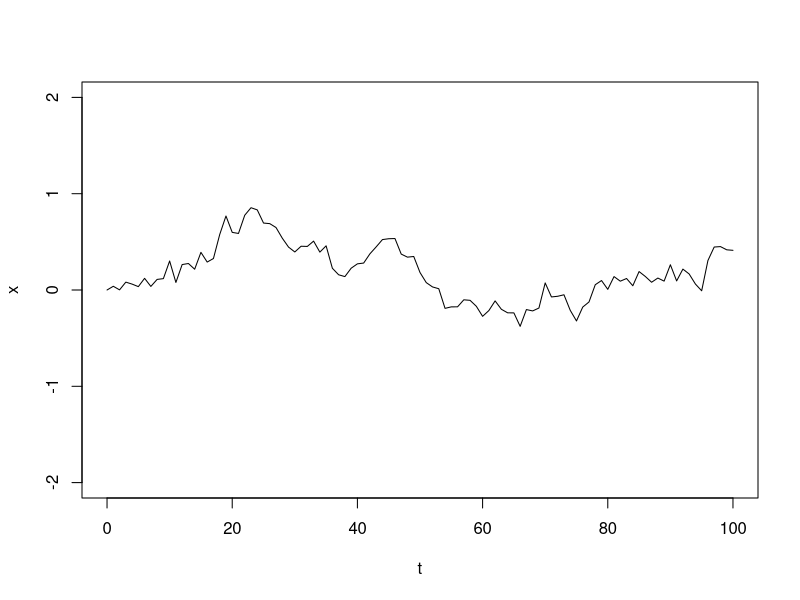
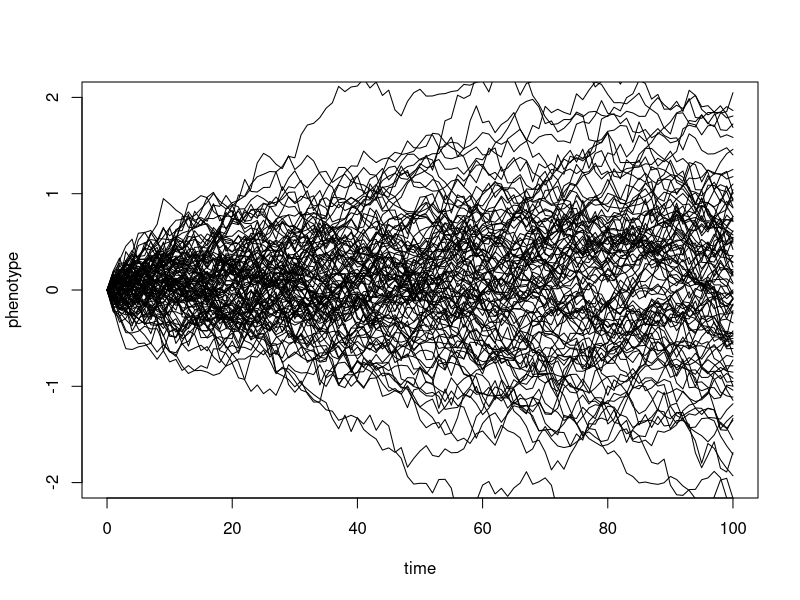
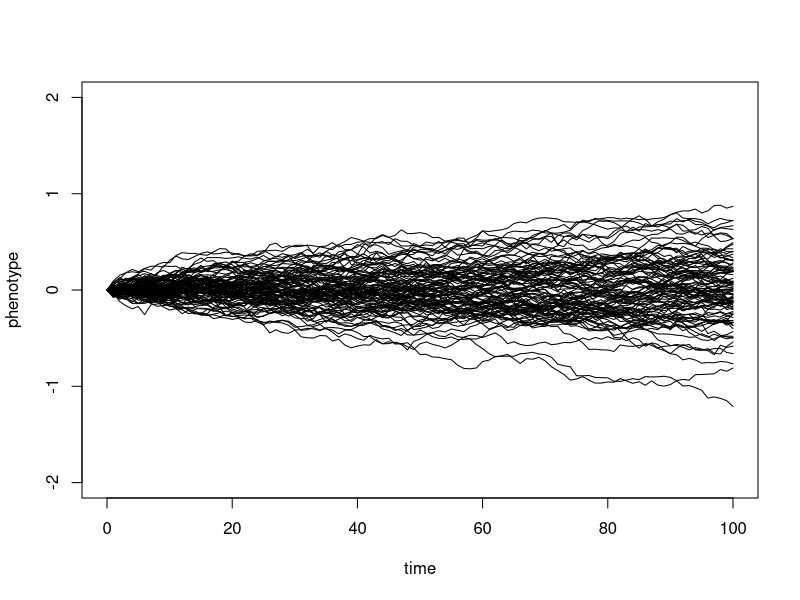
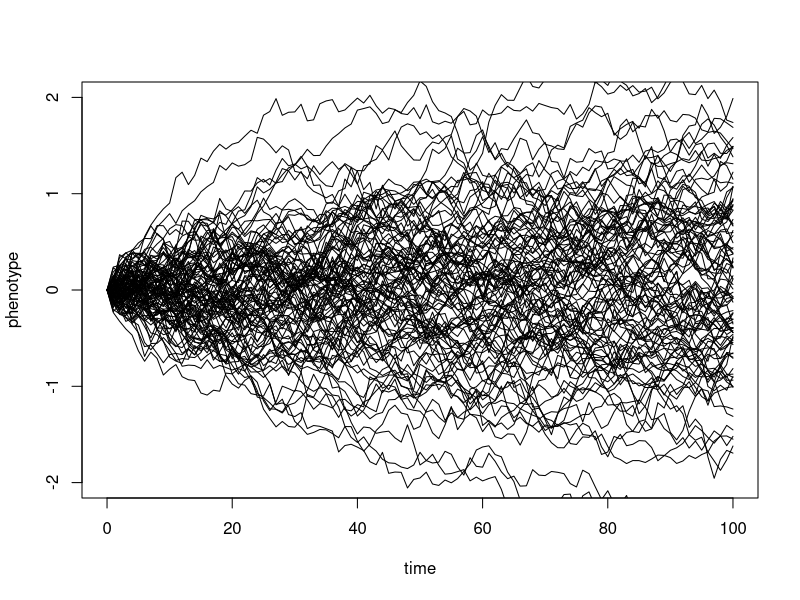
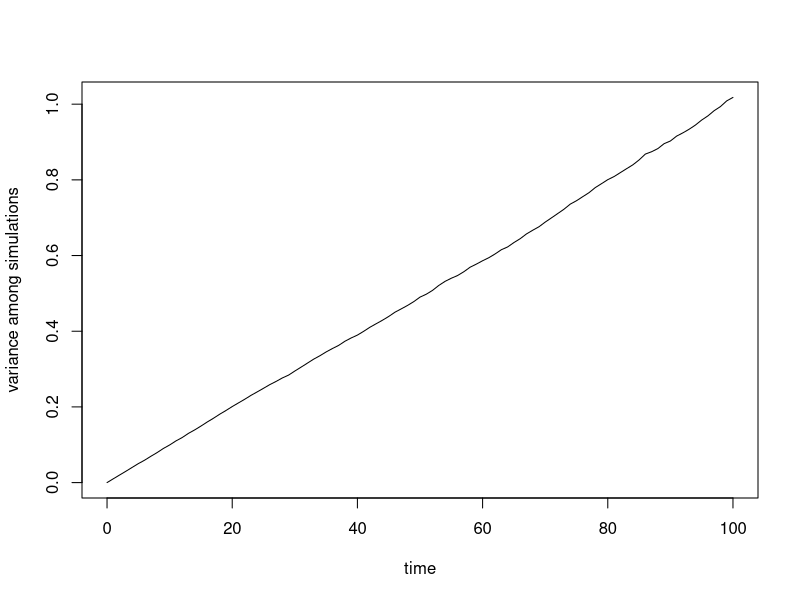
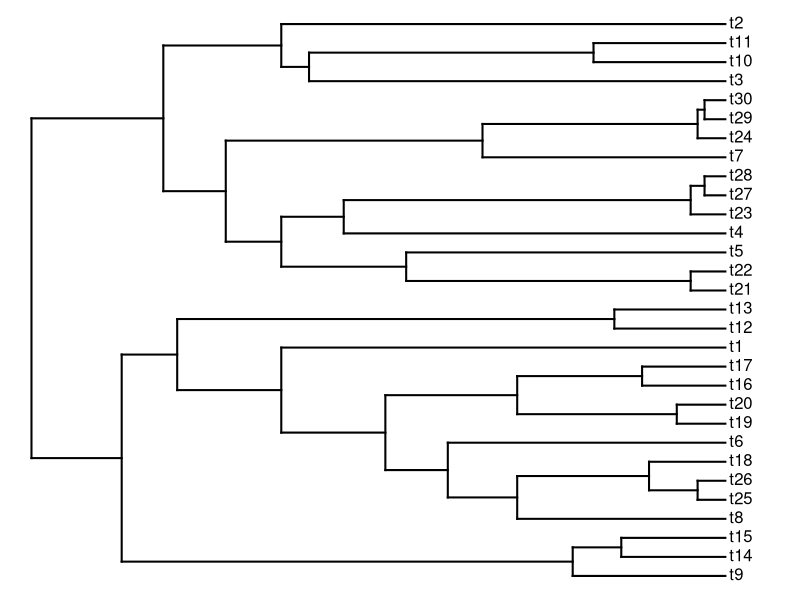
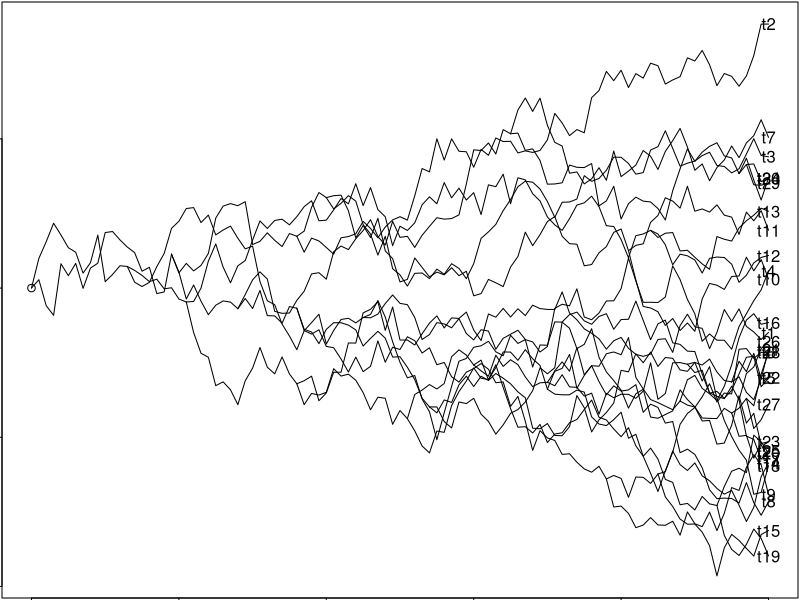
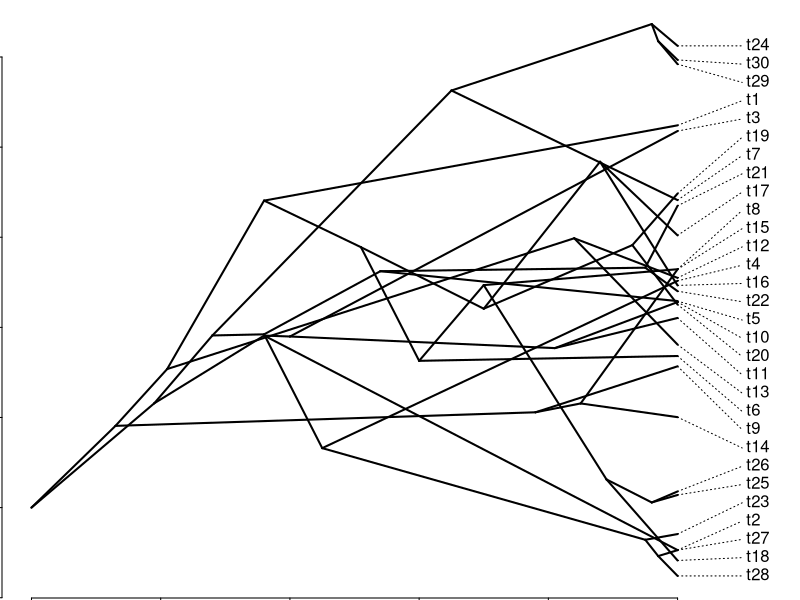

Here is the R script that generated these plots, in order:
require(phytools)
t <- 0:100  # time
sig2 <- 0.01
## first, simulate a set of random deviates
x <- rnorm(n = length(t) - 1, sd = sqrt(sig2))
## now compute their cumulative sum
x <- c(0, cumsum(x))
plot(t, x, type = "l", ylim = c(-2, 2))

nsim <- 100
X <- matrix(rnorm(n = nsim * (length(t) - 1), sd = sqrt(sig2)), nsim, length(t) - 
              1)
X <- cbind(rep(0, nsim), t(apply(X, 1, cumsum)))
plot(t, X[1, ], xlab = "time", ylab = "phenotype", ylim = c(-2, 2), type = "l")
apply(X[2:nsim, ], 1, function(x, t) lines(t, x), t = t)

X <- matrix(rnorm(n = nsim * (length(t) - 1), sd = sqrt(sig2/10)), nsim, length(t) - 
              1)
X <- cbind(rep(0, nsim), t(apply(X, 1, cumsum)))
plot(t, X[1, ], xlab = "time", ylab = "phenotype", ylim = c(-2, 2), type = "l")
apply(X[2:nsim, ], 1, function(x, t) lines(t, x), t = t)


X <- matrix(0, nsim, length(t))
for (i in 1:nsim) X[i, ] <- c(0, cumsum(rnorm(n = length(t) - 1, sd = sqrt(sig2))))
plot(t, X[1, ], xlab = "time", ylab = "phenotype", ylim = c(-2, 2), type = "l")
for (i in 1:nsim) lines(t, X[i, ])


nsim <- 10000
X <- matrix(rnorm(n = nsim * (length(t) - 1), sd = sqrt(sig2)), nsim, length(t) - 
              1)
X <- cbind(rep(0, nsim), t(apply(X, 1, cumsum)))
v <- apply(X, 2, var)
plot(t, v, type = "l", xlab = "time", ylab = "variance among simulations")

var(X[, length(t)])  # this should be about 1.00

t <- 100  # total time
n <- 30  # total taxa
b <- (log(n) - log(2))/t
tree <- pbtree(b = b, n = n, t = t, type = "discrete")
plotTree(tree)

## simulate evolution along each edge
X <- lapply(tree$edge.length, function(x) c(0, cumsum(rnorm(n = x, sd = sqrt(sig2)))))
## reorder the edges of the tree for pre-order traversal
cw <- reorder(tree)
## now simulate on the tree
ll <- tree$edge.length + 1
for (i in 1:nrow(cw$edge)) {
  pp <- which(cw$edge[, 2] == cw$edge[i, 1])
  if (length(pp) > 0) 
    X[[i]] <- X[[i]] + X[[pp]][ll[pp]] else X[[i]] <- X[[i]] + X[[1]][1]
}
## get the starting and ending points of each edge for plotting
H <- nodeHeights(tree)
## plot the simulation
plot(H[1, 1], X[[1]][1], ylim = range(X), xlim = range(H), xlab = "time", ylab = "phenotype")
for (i in 1:length(X)) lines(H[i, 1]:H[i, 2], X[[i]])
## add tip labels if desired
yy <- sapply(1:length(tree$tip.label), function(x, y) which(x == y), y = tree$edge[, 
                                                                                   2])
yy <- sapply(yy, function(x, y) y[[x]][length(y[[x]])], y = X)
text(x = max(H), y = yy, tree$tip.label)


## simulate Brownian evolution on a tree with fastBM
x <- fastBM(tree, sig2 = sig2, internal = TRUE)
## visualize Brownian evolution on a tree
phenogram(tree, x, spread.labels = TRUE, spread.cost = c(1, 0))


set.seed(100)
## transition matrix for the discrete trait simulation
Q <- matrix(c(-1, 1, 1, -1), 2, 2)
## simulated tree
tree <- pbtree(n = 30, scale = 1)
## simulate discrete character history
tree <- sim.history(tree, Q, anc = "1")
## plot discrete character history on the tree
plotSimmap(tree, setNames(c("blue", "red"), 1:2), pts = F)


x <- sim.rates(tree, setNames(c(1, 20), 1:2), internal = TRUE)
phenogram(tree, x, colors = setNames(c("blue", "red"), 1:2), spread.labels = TRUE, 
          spread.cost = c(1, 0))


## simulate 5 taxon tree
tree <- pbtree(n = 5)
## 500 BM simulations
X <- fastBM(tree, nsim = 500)
## plot tree
plot(tree, edge.width = 2, direction = "downwards")


## plot distribution across tips from 500 simulations
require(car)
scatterplotMatrix(t(X))


t <- 0:100  # time
sig2 <- 0.01
nsim <- 1000
## we'll simulate the steps from a uniform distribution with limits set to
## have the same variance (0.01) as before
X <- matrix(runif(n = nsim * (length(t) - 1), min = -sqrt(3 * sig2), max = sqrt(3 * 
                                                                                  sig2)), nsim, length(t) - 1)
X <- cbind(rep(0, nsim), t(apply(X, 1, cumsum)))
plot(t, X[1, ], xlab = "time", ylab = "phenotype", ylim = c(-2, 2), type = "l")
apply(X[2:nsim, ], 1, function(x, t) lines(t, x), t = t)

var(X[, length(t)])

hist(X[, length(t)])
plot(density(X[, length(t)]))

nsim = 100
X <- matrix(rnorm(mean = 0.02, n = nsim * (length(t) - 1), sd = sqrt(sig2/4)), 
            nsim, length(t) - 1)
X <- cbind(rep(0, nsim), t(apply(X, 1, cumsum)))
plot(t, X[1, ], xlab = "time", ylab = "phenotype", ylim = c(-1, 3), type = "l")
apply(X[2:nsim, ], 1, function(x, t) lines(t, x), t = t)


tree <- pbtree(n = 100, scale = 1)
xx <- bmPlot(tree, sig2 = 2/1000, type = "threshold", thresholds = c(-2, 0, 2))
